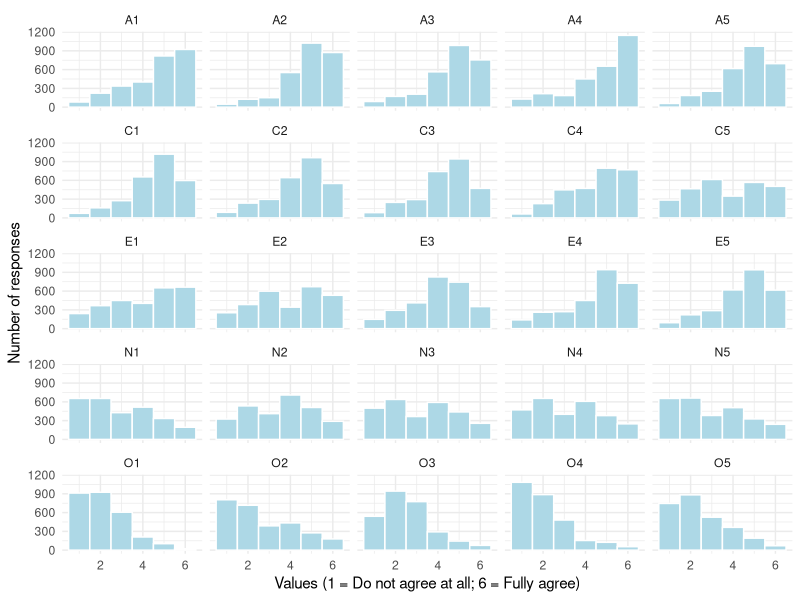

The R script that drew this image: (Note: this script raises an error after producing the figure.)
## ---- chunk 1
#| echo: true
#| code-fold: false
#| eval: true
#| warning: false

library(psych)
library(lavaan)
library(semTools)
library(car)
library(tidyr)
library(ggplot2)
## ---- chunk 2
#| echo: true
#| code-fold: false
#| eval: true
#| warning: false

dat <- bfi
head(dat)
?bfi
## ---- chunk 3
#| echo: true
#| code-fold: false
#| eval: true
#| warning: false

vars_rev <- c("A1","C4","C5","E1","E2","O1","O3","O4")
for (j in 1:length(vars_rev)) {
  dat[,vars_rev[j]] <- recode(dat[,vars_rev[j]], 
                              "1=6; 2=5; 3=4; 4=3; 5=2; 6=1")
}

## ---- chunk 4
#| echo: true
#| code-fold: false
#| eval: true
#| warning: false

describe(dat)

## ---- chunk 5
#| echo: true
#| code-fold: false
#| eval: true
#| warning: false

dat_long <- pivot_longer(dat, cols = A1:O5,
                         names_to = "key", values_to = "value")
ggplot(dat_long, aes(x = value)) +
  geom_histogram(bins = 6, 
                 fill = "lightblue",
                 color = "white") +
  facet_wrap(~key) +
  theme_minimal() +
  labs(x = "Values (1 = Do not agree at all; 6 = Fully agree)",
       y = "Number of responses")
## ---- chunk 6
#| echo: true
#| code-fold: false
#| eval: true
#| warning: false

cfa_model <- "
   Agreeableness =~     A1 + A2 + A3 + A4 + A5
   Conscientiousness =~ C1 + C2 + C3 + C4 + C5
   Extraversion =~      E1 + E2 + E3 + E4 + E5
   Neuroticism =~       N1 + N2 + N3 + N4 + N5
   Openness =~          O1 + O2 + O3 + O4 + O5
"
# Estimate the model
fit.cfa <- cfa(cfa_model, 
               data = dat,
               std.lv=T,
               meanstructure=T,
               missing="fiml")
## ---- chunk 7
#| echo: true
#| code-fold: false
#| eval: true
#| warning: false

summary(fit.cfa, standardized=T, rsquare=T)

## ---- chunk 8
#| echo: true
#| code-fold: false
#| eval: true
#| warning: false

fitMeasures(fit.cfa, c("chisq","df","pvalue"))

## ---- chunk 9
#| echo: true
#| code-fold: false
#| eval: true
#| warning: false

fitMeasures(fit.cfa, c("rmsea","cfi","tli","srmr"))
moreFitIndices(fit.cfa, "gammaHat")
## ---- chunk 10
#| echo: true
#| code-fold: false
#| eval: true
#| warning: false

modindices(fit.cfa, sort. = T)[1:10,]

## ---- chunk 11
#| echo: true
#| code-fold: false
#| eval: true
#| warning: false

cfa_model_mod <- "
   Agreeableness =~     A1 + A2 + A3 + A4 + A5
   Conscientiousness =~ C1 + C2 + C3 + C4 + C5
   Extraversion =~      E1 + E2 + E3 + E4 + E5
   Neuroticism =~       N1 + N2 + N3 + N4 + N5
   Openness =~          O1 + O2 + O3 + O4 + O5
   ## model modifications
   N1 ~~  N2
"
# Estimate the model
fit.cfa2 <- cfa(cfa_model_mod, 
               data = dat,
               std.lv=T,
               meanstructure=T,
               missing="fiml")
summary(fit.cfa2, standardized=T)
## ---- chunk 12
#| echo: true
#| code-fold: false
#| eval: true
#| warning: false

lavTestLRT(fit.cfa, fit.cfa2)

## ---- chunk 13
#| echo: true
#| code-fold: false
#| eval: true
#| warning: false

fitMeasures(fit.cfa2, c("rmsea","cfi","tli","srmr"))
moreFitIndices(fit.cfa2, "gammaHat")
## ---- chunk 14
#| echo: true
#| code-fold: false
#| eval: true
#| warning: false

modindices(fit.cfa2, sort. = T)[1:10,]
## ---- chunk 15
#| echo: true
#| code-fold: false
#| eval: true
#| warning: false

cfa_model_mod <- "
   Agreeableness =~     A1 + A2 + A3 + A4 + A5
   Conscientiousness =~ C1 + C2 + C3 + C4 + C5
   Extraversion =~      E1 + E2 + E3 + E4 + E5
   Neuroticism =~       N1 + N2 + N3 + N4 + N5
   Openness =~          O1 + O2 + O3 + O4 + O5
   ## model modifications
   N1 ~~  N2
   Extraversion =~  N4
   Openness =~  E3
   Conscientiousness =~  E5
   Extraversion =~  O4
   Neuroticism =~  C5
   Neuroticism =~  C4
   O2 ~~  O5
   Extraversion =~  A5
"
# Estimate the model
fit.cfa3 <- cfa(cfa_model_mod, 
               data = dat,
               std.lv=T,
               meanstructure=T,
               missing="fiml")
## ---- chunk 16
#| echo: true
#| code-fold: false
#| eval: true
#| warning: false

lavTestLRT(fit.cfa, fit.cfa3)
fitMeasures(fit.cfa3, c("rmsea","cfi","tli","srmr"))
moreFitIndices(fit.cfa3, "gammaHat")
modindices(fit.cfa3, sort. = T)[1:10,]
## ---- chunk 17
#| echo: true
#| code-fold: false
#| eval: true
#| warning: false

compRelSEM(fit.cfa3)

## ---- chunk 18
#| echo: true
#| code-fold: false
#| eval: true
#| warning: false

compRelSEM(fit.cfa3, tau.eq = T)
## ---- chunk 19
#| echo: true
#| code-fold: false
#| eval: true
#| warning: false


fitMeasures(fit.cfa3, c("chisq","df","pvalue","rmsea","cfi","tli","srmr"))
moreFitIndices(fit.cfa3, "gammaHat")
## ---- chunk 20
#| echo: true
#| code-fold: false
#| eval: true
#| warning: false

compRelSEM(fit.cfa3)
